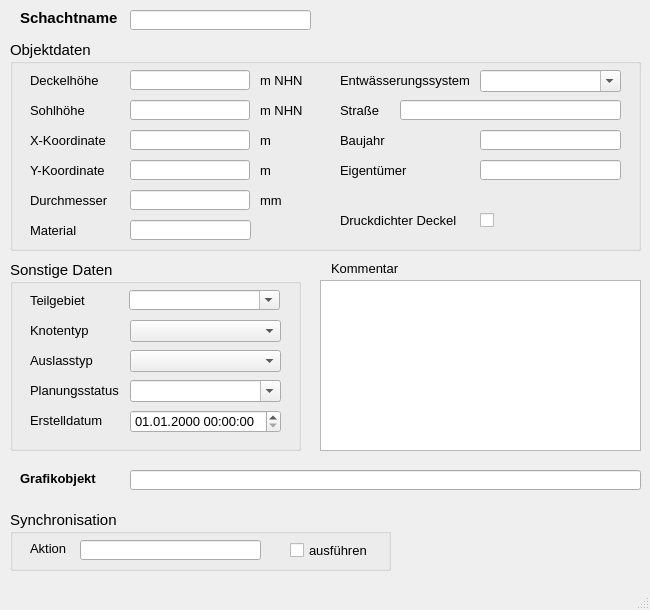
<?xml version="1.0" encoding="UTF-8"?>
<ui version="4.0">
 <class>MainWindow</class>
 <widget class="QMainWindow" name="MainWindow">
  <property name="enabled">
   <bool>true</bool>
  </property>
  <property name="geometry">
   <rect>
    <x>0</x>
    <y>0</y>
    <width>650</width>
    <height>610</height>
   </rect>
  </property>
  <property name="minimumSize">
   <size>
    <width>650</width>
    <height>610</height>
   </size>
  </property>
  <property name="font">
   <font>
    <family>Tahoma</family>
    <pointsize>10</pointsize>
   </font>
  </property>
  <property name="windowTitle">
   <string>Schacht</string>
  </property>
  <property name="toolTip">
   <string>&lt;html&gt;&lt;head/&gt;&lt;body&gt;&lt;p&gt;Besondere Lage im Kanalnetz z.B. Anfangsschacht&lt;/p&gt;&lt;/body&gt;&lt;/html&gt;</string>
  </property>
  <property name="statusTip">
   <string>Besondere Lage im Kanalnetz z.B. Anfangsschacht</string>
  </property>
  <widget class="QWidget" name="centralwidget">
   <widget class="QLabel" name="label">
    <property name="geometry">
     <rect>
      <x>20</x>
      <y>10</y>
      <width>111</width>
      <height>16</height>
     </rect>
    </property>
    <property name="font">
     <font>
      <family>Tahoma</family>
      <pointsize>11</pointsize>
      <weight>75</weight>
      <bold>true</bold>
     </font>
    </property>
    <property name="text">
     <string>Schachtname</string>
    </property>
   </widget>
   <widget class="QLabel" name="label_14">
    <property name="geometry">
     <rect>
      <x>331</x>
      <y>260</y>
      <width>81</width>
      <height>16</height>
     </rect>
    </property>
    <property name="text">
     <string>Kommentar</string>
    </property>
   </widget>
   <widget class="QLineEdit" name="schnam">
    <property name="geometry">
     <rect>
      <x>130</x>
      <y>10</y>
      <width>181</width>
      <height>20</height>
     </rect>
    </property>
    <property name="toolTip">
     <string>&lt;html&gt;&lt;head/&gt;&lt;body&gt;&lt;p&gt;Eindeutige Schachtbezeichnung&lt;/p&gt;&lt;/body&gt;&lt;/html&gt;</string>
    </property>
    <property name="statusTip">
     <string>Eindeutige Schachtbezeichnung</string>
    </property>
   </widget>
   <widget class="QTextEdit" name="kommentar">
    <property name="geometry">
     <rect>
      <x>320</x>
      <y>280</y>
      <width>321</width>
      <height>171</height>
     </rect>
    </property>
    <property name="minimumSize">
     <size>
      <width>0</width>
      <height>0</height>
     </size>
    </property>
    <property name="toolTip">
     <string>&lt;html&gt;&lt;head/&gt;&lt;body&gt;&lt;p&gt;Platz für zusätzliche Kommentare.&lt;/p&gt;&lt;/body&gt;&lt;/html&gt;</string>
    </property>
    <property name="statusTip">
     <string>Platz für zusätzliche Kommentare.</string>
    </property>
   </widget>
   <widget class="QGroupBox" name="groupBox_3">
    <property name="geometry">
     <rect>
      <x>10</x>
      <y>260</y>
      <width>291</width>
      <height>191</height>
     </rect>
    </property>
    <property name="font">
     <font>
      <family>Tahoma</family>
      <pointsize>11</pointsize>
     </font>
    </property>
    <property name="title">
     <string>Sonstige Daten</string>
    </property>
    <widget class="QComboBox" name="teilgebiet">
     <property name="geometry">
      <rect>
       <x>119</x>
       <y>30</y>
       <width>151</width>
       <height>20</height>
      </rect>
     </property>
     <property name="font">
      <font>
       <family>Tahoma</family>
       <pointsize>10</pointsize>
      </font>
     </property>
     <property name="toolTip">
      <string>&lt;html&gt;&lt;head/&gt;&lt;body&gt;&lt;p&gt;zur Zuordnung auf ein selbstständig festgelegtes Teilgebiet&lt;/p&gt;&lt;/body&gt;&lt;/html&gt;</string>
     </property>
     <property name="statusTip">
      <string>zur Zuordnung auf ein selbstständig festgelegtes Teilgebiet</string>
     </property>
     <property name="editable">
      <bool>true</bool>
     </property>
    </widget>
    <widget class="QLabel" name="label_13">
     <property name="geometry">
      <rect>
       <x>20</x>
       <y>30</y>
       <width>71</width>
       <height>20</height>
      </rect>
     </property>
     <property name="font">
      <font>
       <family>Tahoma</family>
       <pointsize>10</pointsize>
      </font>
     </property>
     <property name="text">
      <string>Teilgebiet</string>
     </property>
     <property name="buddy">
      <cstring>simstatus</cstring>
     </property>
    </widget>
    <widget class="QComboBox" name="simstatus">
     <property name="geometry">
      <rect>
       <x>120</x>
       <y>120</y>
       <width>151</width>
       <height>22</height>
      </rect>
     </property>
     <property name="font">
      <font>
       <family>Tahoma</family>
       <pointsize>10</pointsize>
      </font>
     </property>
     <property name="toolTip">
      <string>&lt;html&gt;&lt;head/&gt;&lt;body&gt;&lt;p&gt;&lt;span style=&quot; font-family:'Calibri','sans-serif'; font-size:11pt;&quot;&gt;aktueller Status (z.B. vorhanden, in Planung etc.)&lt;/span&gt;&lt;/p&gt;&lt;/body&gt;&lt;/html&gt;</string>
     </property>
     <property name="statusTip">
      <string>aktueller Status (z.B. vorhanden, in Planung etc.)</string>
     </property>
     <property name="editable">
      <bool>true</bool>
     </property>
    </widget>
    <widget class="QgsDateTimeEdit" name="createdat">
     <property name="geometry">
      <rect>
       <x>120</x>
       <y>150</y>
       <width>151</width>
       <height>23</height>
      </rect>
     </property>
     <property name="font">
      <font>
       <family>Tahoma</family>
       <pointsize>10</pointsize>
      </font>
     </property>
     <property name="currentSection">
      <enum>QDateTimeEdit::DaySection</enum>
     </property>
     <property name="displayFormat">
      <string>dd.MM.yyyy HH:mm:ss</string>
     </property>
    </widget>
    <widget class="QLabel" name="label_15">
     <property name="geometry">
      <rect>
       <x>20</x>
       <y>120</y>
       <width>111</width>
       <height>21</height>
      </rect>
     </property>
     <property name="font">
      <font>
       <family>Tahoma</family>
       <pointsize>10</pointsize>
      </font>
     </property>
     <property name="text">
      <string>Planungsstatus</string>
     </property>
     <property name="buddy">
      <cstring>simstatus</cstring>
     </property>
    </widget>
    <widget class="QLabel" name="label_71">
     <property name="geometry">
      <rect>
       <x>20</x>
       <y>150</y>
       <width>151</width>
       <height>21</height>
      </rect>
     </property>
     <property name="font">
      <font>
       <family>Tahoma</family>
       <pointsize>10</pointsize>
      </font>
     </property>
     <property name="text">
      <string>Erstelldatum</string>
     </property>
    </widget>
    <widget class="QLabel" name="label_17">
     <property name="geometry">
      <rect>
       <x>20</x>
       <y>60</y>
       <width>71</width>
       <height>20</height>
      </rect>
     </property>
     <property name="font">
      <font>
       <family>Tahoma</family>
       <pointsize>10</pointsize>
      </font>
     </property>
     <property name="text">
      <string>Knotentyp</string>
     </property>
     <property name="buddy">
      <cstring>simstatus</cstring>
     </property>
    </widget>
    <widget class="QComboBox" name="knotentyp">
     <property name="geometry">
      <rect>
       <x>120</x>
       <y>60</y>
       <width>151</width>
       <height>22</height>
      </rect>
     </property>
     <property name="toolTip">
      <string>&lt;html&gt;&lt;head/&gt;&lt;body&gt;&lt;p&gt;Besondere Lage im Kanalnetz z.B. Anfangsschacht&lt;/p&gt;&lt;/body&gt;&lt;/html&gt;</string>
     </property>
     <property name="statusTip">
      <string>Besondere Lage im Kanalnetz z.B. Anfangsschacht</string>
     </property>
    </widget>
    <widget class="QLabel" name="label_18">
     <property name="geometry">
      <rect>
       <x>20</x>
       <y>90</y>
       <width>71</width>
       <height>20</height>
      </rect>
     </property>
     <property name="font">
      <font>
       <family>Tahoma</family>
       <pointsize>10</pointsize>
      </font>
     </property>
     <property name="toolTip">
      <string>&lt;html&gt;&lt;head/&gt;&lt;body&gt;&lt;p&gt;Auslasstyp gem. HYSTEM-EXTRAN (z.B.: Frei, Normal, Konstant etc.)&lt;/p&gt;&lt;/body&gt;&lt;/html&gt;</string>
     </property>
     <property name="statusTip">
      <string>Auslasstyp gem. HYSTEM-EXTRAN (z.B.: Frei, Normal, Konstant etc.)</string>
     </property>
     <property name="text">
      <string>Auslasstyp</string>
     </property>
     <property name="buddy">
      <cstring>simstatus</cstring>
     </property>
    </widget>
    <widget class="QComboBox" name="auslasstyp">
     <property name="geometry">
      <rect>
       <x>120</x>
       <y>90</y>
       <width>151</width>
       <height>22</height>
      </rect>
     </property>
     <property name="toolTip">
      <string>&lt;html&gt;&lt;head/&gt;&lt;body&gt;&lt;p&gt;Auslasstyp gem. HYSTEM-EXTRAN (z.B.: Frei, Normal, Konstant etc.)&lt;/p&gt;&lt;/body&gt;&lt;/html&gt;</string>
     </property>
     <property name="statusTip">
      <string>Auslasstyp gem. HYSTEM-EXTRAN (z.B.: Frei, Normal, Konstant etc.)</string>
     </property>
    </widget>
   </widget>
   <widget class="QGroupBox" name="groupBox_2">
    <property name="geometry">
     <rect>
      <x>10</x>
      <y>40</y>
      <width>631</width>
      <height>211</height>
     </rect>
    </property>
    <property name="font">
     <font>
      <family>Tahoma</family>
      <pointsize>11</pointsize>
     </font>
    </property>
    <property name="toolTip">
     <string>&lt;html&gt;&lt;head/&gt;&lt;body&gt;&lt;p&gt;Material des Schachtes&lt;/p&gt;&lt;/body&gt;&lt;/html&gt;</string>
    </property>
    <property name="statusTip">
     <string>Material des Schachtes</string>
    </property>
    <property name="title">
     <string>Objektdaten</string>
    </property>
    <widget class="QLineEdit" name="x">
     <property name="geometry">
      <rect>
       <x>120</x>
       <y>90</y>
       <width>120</width>
       <height>20</height>
      </rect>
     </property>
     <property name="font">
      <font>
       <family>Tahoma</family>
       <pointsize>10</pointsize>
      </font>
     </property>
     <property name="toolTip">
      <string>&lt;html&gt;&lt;head/&gt;&lt;body&gt;&lt;p&gt;Lage-Koordinate (im Projektionssystem des Layers)&lt;/p&gt;&lt;/body&gt;&lt;/html&gt;</string>
     </property>
     <property name="statusTip">
      <string>Lage-Koordinate (im Projektionssystem des Layers)</string>
     </property>
     <property name="readOnly">
      <bool>true</bool>
     </property>
    </widget>
    <widget class="QLabel" name="label_3">
     <property name="geometry">
      <rect>
       <x>20</x>
       <y>60</y>
       <width>81</width>
       <height>21</height>
      </rect>
     </property>
     <property name="font">
      <font>
       <family>Tahoma</family>
       <pointsize>10</pointsize>
      </font>
     </property>
     <property name="text">
      <string>Sohlhöhe</string>
     </property>
    </widget>
    <widget class="QLineEdit" name="sohlhoehe">
     <property name="geometry">
      <rect>
       <x>120</x>
       <y>60</y>
       <width>120</width>
       <height>20</height>
      </rect>
     </property>
     <property name="font">
      <font>
       <family>Tahoma</family>
       <pointsize>10</pointsize>
      </font>
     </property>
     <property name="toolTip">
      <string>&lt;html&gt;&lt;head/&gt;&lt;body&gt;&lt;p&gt;Höhe der Sohle&lt;/p&gt;&lt;/body&gt;&lt;/html&gt;</string>
     </property>
     <property name="statusTip">
      <string>Höhe der Sohle</string>
     </property>
    </widget>
    <widget class="QLabel" name="label_11">
     <property name="geometry">
      <rect>
       <x>250</x>
       <y>90</y>
       <width>41</width>
       <height>21</height>
      </rect>
     </property>
     <property name="font">
      <font>
       <family>Tahoma</family>
       <pointsize>10</pointsize>
      </font>
     </property>
     <property name="text">
      <string>m</string>
     </property>
    </widget>
    <widget class="QLabel" name="label_5">
     <property name="geometry">
      <rect>
       <x>20</x>
       <y>30</y>
       <width>81</width>
       <height>21</height>
      </rect>
     </property>
     <property name="font">
      <font>
       <family>Tahoma</family>
       <pointsize>10</pointsize>
      </font>
     </property>
     <property name="text">
      <string>Deckelhöhe</string>
     </property>
    </widget>
    <widget class="QLabel" name="label_39">
     <property name="geometry">
      <rect>
       <x>20</x>
       <y>150</y>
       <width>81</width>
       <height>21</height>
      </rect>
     </property>
     <property name="font">
      <font>
       <family>Tahoma</family>
       <pointsize>10</pointsize>
      </font>
     </property>
     <property name="text">
      <string>Durchmesser</string>
     </property>
    </widget>
    <widget class="QLabel" name="label_12">
     <property name="geometry">
      <rect>
       <x>250</x>
       <y>120</y>
       <width>41</width>
       <height>21</height>
      </rect>
     </property>
     <property name="font">
      <font>
       <family>Tahoma</family>
       <pointsize>10</pointsize>
      </font>
     </property>
     <property name="text">
      <string>m</string>
     </property>
    </widget>
    <widget class="QLineEdit" name="deckelhoehe">
     <property name="geometry">
      <rect>
       <x>120</x>
       <y>30</y>
       <width>120</width>
       <height>20</height>
      </rect>
     </property>
     <property name="font">
      <font>
       <family>Tahoma</family>
       <pointsize>10</pointsize>
      </font>
     </property>
     <property name="toolTip">
      <string>&lt;html&gt;&lt;head/&gt;&lt;body&gt;&lt;p&gt;Höhe des Kanaldeckels (meist gleich Geländehöhe)&lt;/p&gt;&lt;/body&gt;&lt;/html&gt;</string>
     </property>
     <property name="statusTip">
      <string>Höhe des Kanaldeckels (meist gleich Geländehöhe)</string>
     </property>
    </widget>
    <widget class="QLineEdit" name="durchm">
     <property name="geometry">
      <rect>
       <x>120</x>
       <y>150</y>
       <width>120</width>
       <height>20</height>
      </rect>
     </property>
     <property name="font">
      <font>
       <family>Tahoma</family>
       <pointsize>10</pointsize>
      </font>
     </property>
     <property name="toolTip">
      <string>&lt;html&gt;&lt;head/&gt;&lt;body&gt;&lt;p&gt;Standard-Durchmesser nach DIN&lt;/p&gt;&lt;/body&gt;&lt;/html&gt;</string>
     </property>
     <property name="statusTip">
      <string>Standard-Durchmesser nach DIN</string>
     </property>
    </widget>
    <widget class="QLabel" name="label_9">
     <property name="geometry">
      <rect>
       <x>20</x>
       <y>120</y>
       <width>81</width>
       <height>21</height>
      </rect>
     </property>
     <property name="font">
      <font>
       <family>Tahoma</family>
       <pointsize>10</pointsize>
      </font>
     </property>
     <property name="text">
      <string>Y-Koordinate</string>
     </property>
    </widget>
    <widget class="QLabel" name="label_10">
     <property name="geometry">
      <rect>
       <x>250</x>
       <y>30</y>
       <width>51</width>
       <height>21</height>
      </rect>
     </property>
     <property name="font">
      <font>
       <family>Tahoma</family>
       <pointsize>10</pointsize>
      </font>
     </property>
     <property name="text">
      <string>m NHN</string>
     </property>
    </widget>
    <widget class="QLabel" name="label_27">
     <property name="geometry">
      <rect>
       <x>250</x>
       <y>150</y>
       <width>41</width>
       <height>21</height>
      </rect>
     </property>
     <property name="font">
      <font>
       <family>Tahoma</family>
       <pointsize>10</pointsize>
      </font>
     </property>
     <property name="text">
      <string>mm</string>
     </property>
    </widget>
    <widget class="QLabel" name="label_8">
     <property name="geometry">
      <rect>
       <x>250</x>
       <y>60</y>
       <width>51</width>
       <height>21</height>
      </rect>
     </property>
     <property name="font">
      <font>
       <family>Tahoma</family>
       <pointsize>10</pointsize>
      </font>
     </property>
     <property name="text">
      <string>m NHN</string>
     </property>
    </widget>
    <widget class="QLabel" name="label_6">
     <property name="geometry">
      <rect>
       <x>20</x>
       <y>90</y>
       <width>81</width>
       <height>21</height>
      </rect>
     </property>
     <property name="font">
      <font>
       <family>Tahoma</family>
       <pointsize>10</pointsize>
      </font>
     </property>
     <property name="text">
      <string>X-Koordinate</string>
     </property>
    </widget>
    <widget class="QLineEdit" name="y">
     <property name="geometry">
      <rect>
       <x>120</x>
       <y>120</y>
       <width>120</width>
       <height>20</height>
      </rect>
     </property>
     <property name="font">
      <font>
       <family>Tahoma</family>
       <pointsize>10</pointsize>
      </font>
     </property>
     <property name="toolTip">
      <string>&lt;html&gt;&lt;head/&gt;&lt;body&gt;&lt;p&gt;Lage-Koordinate (im Projektionssystem des Layers)&lt;/p&gt;&lt;/body&gt;&lt;/html&gt;</string>
     </property>
     <property name="statusTip">
      <string>Lage-Koordinate (im Projektionssystem des Layers)</string>
     </property>
     <property name="readOnly">
      <bool>true</bool>
     </property>
    </widget>
    <widget class="QCheckBox" name="druckdicht">
     <property name="geometry">
      <rect>
       <x>470</x>
       <y>170</y>
       <width>70</width>
       <height>21</height>
      </rect>
     </property>
     <property name="font">
      <font>
       <family>Tahoma</family>
       <pointsize>10</pointsize>
      </font>
     </property>
     <property name="toolTip">
      <string>&lt;html&gt;&lt;head/&gt;&lt;body&gt;&lt;p&gt;Wenn Druckdeckel vorhanden sind auswählen.&lt;/p&gt;&lt;/body&gt;&lt;/html&gt;</string>
     </property>
     <property name="statusTip">
      <string>Wenn Druckdeckel vorhanden sind auswählen.</string>
     </property>
     <property name="text">
      <string/>
     </property>
    </widget>
    <widget class="QComboBox" name="entwart">
     <property name="geometry">
      <rect>
       <x>470</x>
       <y>30</y>
       <width>141</width>
       <height>22</height>
      </rect>
     </property>
     <property name="font">
      <font>
       <family>Tahoma</family>
       <pointsize>10</pointsize>
      </font>
     </property>
     <property name="toolTip">
      <string>&lt;html&gt;&lt;head/&gt;&lt;body&gt;&lt;p&gt;&lt;span style=&quot; font-family:'Calibri','sans-serif';&quot;&gt;vorh. Entwässerungssystem (z.B. Mischwasser, Regenwasser etc.)&lt;/span&gt;&lt;/p&gt;&lt;/body&gt;&lt;/html&gt;</string>
     </property>
     <property name="statusTip">
      <string>vorh. Entwässerungssystem (z.B. Mischwasser, Regenwasser etc.)</string>
     </property>
     <property name="editable">
      <bool>true</bool>
     </property>
    </widget>
    <widget class="QLabel" name="label_41">
     <property name="geometry">
      <rect>
       <x>330</x>
       <y>170</y>
       <width>130</width>
       <height>21</height>
      </rect>
     </property>
     <property name="font">
      <font>
       <family>Tahoma</family>
       <pointsize>10</pointsize>
      </font>
     </property>
     <property name="text">
      <string>Druckdichter Deckel</string>
     </property>
    </widget>
    <widget class="QLineEdit" name="strasse">
     <property name="geometry">
      <rect>
       <x>390</x>
       <y>60</y>
       <width>221</width>
       <height>20</height>
      </rect>
     </property>
     <property name="font">
      <font>
       <family>Tahoma</family>
       <pointsize>10</pointsize>
      </font>
     </property>
     <property name="toolTip">
      <string>&lt;html&gt;&lt;head/&gt;&lt;body&gt;&lt;p&gt;Straßenname&lt;/p&gt;&lt;/body&gt;&lt;/html&gt;</string>
     </property>
     <property name="statusTip">
      <string>Straßenname</string>
     </property>
    </widget>
    <widget class="QLabel" name="label_2">
     <property name="geometry">
      <rect>
       <x>330</x>
       <y>60</y>
       <width>131</width>
       <height>21</height>
      </rect>
     </property>
     <property name="font">
      <font>
       <family>Tahoma</family>
       <pointsize>10</pointsize>
      </font>
     </property>
     <property name="text">
      <string>Straße</string>
     </property>
    </widget>
    <widget class="QLabel" name="label_40">
     <property name="geometry">
      <rect>
       <x>330</x>
       <y>30</y>
       <width>131</width>
       <height>21</height>
      </rect>
     </property>
     <property name="font">
      <font>
       <family>Tahoma</family>
       <pointsize>10</pointsize>
      </font>
     </property>
     <property name="text">
      <string>Entwässerungssystem</string>
     </property>
    </widget>
    <widget class="QLabel" name="label_4">
     <property name="geometry">
      <rect>
       <x>330</x>
       <y>90</y>
       <width>131</width>
       <height>21</height>
      </rect>
     </property>
     <property name="font">
      <font>
       <family>Tahoma</family>
       <pointsize>10</pointsize>
      </font>
     </property>
     <property name="text">
      <string>Baujahr</string>
     </property>
    </widget>
    <widget class="QLabel" name="label_7">
     <property name="geometry">
      <rect>
       <x>330</x>
       <y>120</y>
       <width>131</width>
       <height>21</height>
      </rect>
     </property>
     <property name="font">
      <font>
       <family>Tahoma</family>
       <pointsize>10</pointsize>
      </font>
     </property>
     <property name="text">
      <string>Eigentümer</string>
     </property>
    </widget>
    <widget class="QLineEdit" name="baujahr">
     <property name="geometry">
      <rect>
       <x>470</x>
       <y>90</y>
       <width>141</width>
       <height>20</height>
      </rect>
     </property>
     <property name="toolTip">
      <string>&lt;html&gt;&lt;head/&gt;&lt;body&gt;&lt;p&gt;Baujahr&lt;/p&gt;&lt;/body&gt;&lt;/html&gt;</string>
     </property>
     <property name="statusTip">
      <string>Baujahr</string>
     </property>
    </widget>
    <widget class="QLineEdit" name="eigentum">
     <property name="geometry">
      <rect>
       <x>470</x>
       <y>120</y>
       <width>141</width>
       <height>20</height>
      </rect>
     </property>
     <property name="toolTip">
      <string>&lt;html&gt;&lt;head/&gt;&lt;body&gt;&lt;p&gt;Eigentürmer&lt;/p&gt;&lt;/body&gt;&lt;/html&gt;</string>
     </property>
     <property name="statusTip">
      <string>Eigentürmer</string>
     </property>
    </widget>
    <widget class="QLabel" name="label_16">
     <property name="geometry">
      <rect>
       <x>20</x>
       <y>180</y>
       <width>131</width>
       <height>21</height>
      </rect>
     </property>
     <property name="font">
      <font>
       <family>Tahoma</family>
       <pointsize>10</pointsize>
      </font>
     </property>
     <property name="text">
      <string>Material</string>
     </property>
    </widget>
    <widget class="QLineEdit" name="material">
     <property name="geometry">
      <rect>
       <x>120</x>
       <y>180</y>
       <width>121</width>
       <height>20</height>
      </rect>
     </property>
     <property name="toolTip">
      <string>&lt;html&gt;&lt;head/&gt;&lt;body&gt;&lt;p&gt;Material des Schachtes (z.B. Beton, Gussstahl etc.)&lt;/p&gt;&lt;/body&gt;&lt;/html&gt;</string>
     </property>
     <property name="statusTip">
      <string>Material des Schachtes (z.B. Beton, Gussstahl etc.)</string>
     </property>
    </widget>
   </widget>
   <widget class="QLabel" name="label_21">
    <property name="geometry">
     <rect>
      <x>20</x>
      <y>470</y>
      <width>101</width>
      <height>16</height>
     </rect>
    </property>
    <property name="font">
     <font>
      <family>Tahoma</family>
      <pointsize>10</pointsize>
      <weight>75</weight>
      <bold>true</bold>
     </font>
    </property>
    <property name="text">
     <string>Grafikobjekt</string>
    </property>
   </widget>
   <widget class="QGroupBox" name="groupBox_sync">
    <property name="geometry">
     <rect>
      <x>10</x>
      <y>510</y>
      <width>381</width>
      <height>61</height>
     </rect>
    </property>
    <property name="font">
     <font>
      <family>Tahoma</family>
      <pointsize>11</pointsize>
     </font>
    </property>
    <property name="title">
     <string>Synchronisation</string>
    </property>
    <widget class="QCheckBox" name="status">
     <property name="geometry">
      <rect>
       <x>280</x>
       <y>30</y>
       <width>101</width>
       <height>21</height>
      </rect>
     </property>
     <property name="font">
      <font>
       <family>Tahoma</family>
       <pointsize>10</pointsize>
      </font>
     </property>
     <property name="toolTip">
      <string>Synchronisation aktivieren</string>
     </property>
     <property name="statusTip">
      <string>Synchronisation aktivieren</string>
     </property>
     <property name="text">
      <string>ausführen</string>
     </property>
    </widget>
    <widget class="QLabel" name="label_19">
     <property name="geometry">
      <rect>
       <x>20</x>
       <y>30</y>
       <width>51</width>
       <height>16</height>
      </rect>
     </property>
     <property name="font">
      <font>
       <family>Tahoma</family>
       <pointsize>10</pointsize>
      </font>
     </property>
     <property name="text">
      <string>Aktion</string>
     </property>
    </widget>
    <widget class="QLineEdit" name="aktion">
     <property name="geometry">
      <rect>
       <x>70</x>
       <y>30</y>
       <width>181</width>
       <height>20</height>
      </rect>
     </property>
     <property name="toolTip">
      <string>&lt;html&gt;&lt;head/&gt;&lt;body&gt;&lt;p&gt;Maßnahme zur Synchronisation&lt;/p&gt;&lt;/body&gt;&lt;/html&gt;</string>
     </property>
     <property name="statusTip">
      <string>Maßnahme zur Synchronisation</string>
     </property>
    </widget>
   </widget>
   <widget class="QLineEdit" name="objekt">
    <property name="geometry">
     <rect>
      <x>130</x>
      <y>470</y>
      <width>511</width>
      <height>20</height>
     </rect>
    </property>
    <property name="toolTip">
     <string>&lt;html&gt;&lt;head/&gt;&lt;body&gt;&lt;p&gt;Textbeschreibung (WKT) des Grafikobjekts&lt;/p&gt;&lt;/body&gt;&lt;/html&gt;</string>
    </property>
    <property name="statusTip">
     <string>Textbeschreibung des Grafikobjekts</string>
    </property>
   </widget>
  </widget>
  <widget class="QMenuBar" name="menubar">
   <property name="geometry">
    <rect>
     <x>0</x>
     <y>0</y>
     <width>650</width>
     <height>22</height>
    </rect>
   </property>
  </widget>
  <widget class="QStatusBar" name="statusbar"/>
 </widget>
 <customwidgets>
  <customwidget>
   <class>QgsDateTimeEdit</class>
   <extends>QDateTimeEdit</extends>
   <header>qgsdatetimeedit.h</header>
  </customwidget>
 </customwidgets>
 <tabstops>
  <tabstop>schnam</tabstop>
  <tabstop>deckelhoehe</tabstop>
  <tabstop>sohlhoehe</tabstop>
  <tabstop>x</tabstop>
  <tabstop>y</tabstop>
  <tabstop>durchm</tabstop>
  <tabstop>material</tabstop>
  <tabstop>entwart</tabstop>
  <tabstop>strasse</tabstop>
  <tabstop>baujahr</tabstop>
  <tabstop>eigentum</tabstop>
  <tabstop>druckdicht</tabstop>
  <tabstop>teilgebiet</tabstop>
  <tabstop>knotentyp</tabstop>
  <tabstop>auslasstyp</tabstop>
  <tabstop>simstatus</tabstop>
  <tabstop>createdat</tabstop>
  <tabstop>kommentar</tabstop>
 </tabstops>
 <resources/>
 <connections/>
</ui>
